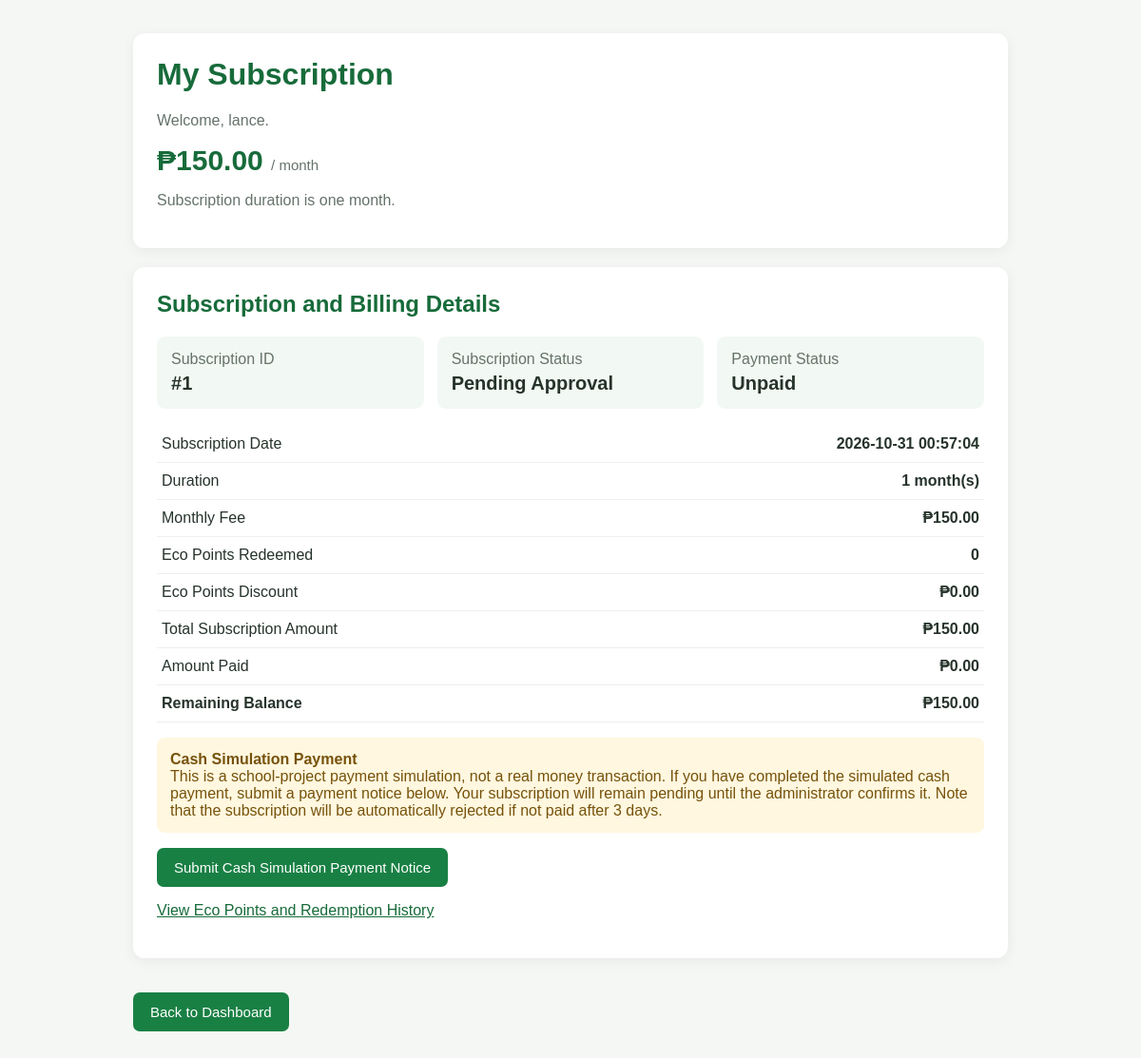
The app's page /wastesystem/residents/subscription.php (signed in) with its own data.
### tables this page shows
CREATE TABLE `users` (
  `id` int(11) NOT NULL,
  `fullname` varchar(255) NOT NULL,
  `users` varchar(255) NOT NULL,
  `password` varchar(255) NOT NULL,
  `role` varchar(11) NOT NULL
);

CREATE TABLE `subscriptions` (
  `id` int(11) NOT NULL,
  `user_id` int(11) NOT NULL,
  `service_fee` decimal(10,2) NOT NULL DEFAULT 150.00,
  `months` int(11) NOT NULL DEFAULT 1,
  `original_amount` decimal(10,2) NOT NULL DEFAULT 150.00,
  `points_redeemed` int(11) NOT NULL DEFAULT 0,
  `discount_amount` decimal(10,2) NOT NULL DEFAULT 0.00,
  `total_amount` decimal(10,2) NOT NULL DEFAULT 150.00,
  `amount_paid` decimal(10,2) NOT NULL DEFAULT 0.00,
  `balance_due` decimal(10,2) NOT NULL DEFAULT 150.00,
  `subscription_status` varchar(50) NOT NULL DEFAULT 'Pending Approval',
  `payment_status` varchar(50) NOT NULL DEFAULT 'Unpaid',
  `created_at` timestamp NOT NULL DEFAULT current_timestamp()
);

### wastesystem/residents/subscription.php (the view, shortened to what this page needs)
<?php
require_once __DIR__ . '/../config/database.php';
mysqli_set_charset($conn, 'utf8mb4');
$user_id = (int) $_SESSION['user_id'];
$monthly_fee = 150.00;
$csrf = $_SESSION['subscription_csrf'];
function peso($amount): string {
    return '₱' . number_format((float)$amount, 2);
}
function escapeHtml($value): string {
    return htmlspecialchars((string)$value, ENT_QUOTES, 'UTF-8');
}
$resident_name = 'Resident';
$nameStmt = $conn->prepare("
    SELECT fullname
    FROM users
    WHERE id = ?
    LIMIT 1
");
if ($nameStmt) {
    $nameStmt->bind_param('i', $user_id);
    $nameStmt->execute();
    $nameRow = $nameStmt->get_result()->fetch_assoc();
    if (!empty($nameRow['fullname'])) {
        $resident_name = $nameRow['fullname'];
    }
}
$available_points = 0;
$reserved_points = 0;
$reserved_discount = 0.00;
$availableStmt = $conn->prepare("
    SELECT
        COALESCE((
            SELECT SUM(points)
            FROM eco_points
            WHERE user_id = ?
        ), 0) AS earned_points,
        COALESCE((
            SELECT SUM(points_redeemed)
            FROM subscription_point_redemptions
            WHERE user_id = ?
        ), 0) AS redeemed_points
");
if ($availableStmt) {
    $availableStmt->bind_param('ii', $user_id, $user_id);
    $availableStmt->execute();
    $availableRow = $availableStmt->get_result()->fetch_assoc();
    $available_points = max(
        0,
        (int)$availableRow['earned_points']
        - (int)$availableRow['redeemed_points']
    );
}
$reservedStmt = $conn->prepare("
    SELECT
        COALESCE(SUM(points_redeemed), 0) AS reserved_points,
        COALESCE(SUM(discount_amount), 0) AS reserved_discount
    FROM subscription_point_redemptions
    WHERE user_id = ?
      AND subscription_id IS NULL
");
if ($reservedStmt) {
    $reservedStmt->bind_param('i', $user_id);
    $reservedStmt->execute();
    $reservedRow = $reservedStmt->get_result()->fetch_assoc();
    $reserved_points = (int)$reservedRow['reserved_points'];
    $reserved_discount = (float)$reservedRow['reserved_discount'];
}
$stmt = $conn->prepare("
    SELECT
        id,
        service_fee,
        months,
        original_amount,
        points_redeemed,
        discount_amount,
        total_amount,
        amount_paid,
        balance_due,
        subscription_status,
        payment_status,
        created_at
    FROM subscriptions
    WHERE user_id = ?
    LIMIT 1
");
$stmt->bind_param('i', $user_id);
$stmt->execute();
$subscription = $stmt->get_result()->fetch_assoc();
?>
<!DOCTYPE html>
<html lang="en">
<head>
</head>
<body>
<div class="container">
    <div class="panel no-print">
        <h1>My Subscription</h1>
        <p class="muted">
            Welcome, <?= escapeHtml($resident_name) ?>.
        </p>
        <div class="price">
            <?= peso($monthly_fee) ?>
            <span class="muted" style="font-size:15px;font-weight:400">
                / month
            </span>
        </div>
        <p class="muted">
            Subscription duration is one month.
        </p>
    </div>
    <?php if (!$subscription): ?>
        <div class="panel no-print">
            <h2>Subscription and Billing Details</h2>
            <p class="muted">
                You do not have a subscription application yet.
                Review your billing details and apply below.
            </p>
            <div class="grid">
                <div class="stat">
                    <span class="muted">Subscription Fee</span>
                    <strong><?= peso($monthly_fee) ?></strong>
                </div>
                <div class="stat">
                    <span class="muted">Available Eco Points</span>
                    <strong><?= number_format($available_points) ?></strong>
                </div>
                <div class="stat">
                    <span class="muted">Reserved Eco Points</span>
                    <strong><?= number_format($reserved_points) ?></strong>
                </div>
                <div class="stat">
                    <span class="muted">Duration</span>
                    <strong>1 month</strong>
                </div>
            </div>
            <h3 style="margin-top:25px">
                Apply for Subscription
            </h3>
            <div class="notice">
                <strong>Eco Points Discount</strong><br>
                1 Eco Point = ₱1.00 discount.<br>
                Maximum discount for one month: ₱150.<br>
                Your reserved Eco Points will automatically
                be applied to this subscription.
            </div>
            <table style="margin-top:18px">
                <tr>
                    <td>Monthly Subscription Fee</td>
                    <td><?= peso($monthly_fee) ?></td>
                </tr>
                <tr>
                    <td>Eco Points Reserved</td>
                    <td><?= number_format($reserved_points) ?> Points</td>
                </tr>
                <tr>
                    <td>Eco Points Discount</td>
                    <td><?= peso($reserved_discount) ?></td>
                </tr>
                <tr>
                    <td><strong>Total Amount Due</strong></td>
                    <td>
                        <strong>
                            <?= peso(max(0, $monthly_fee - $reserved_discount)) ?>
                        </strong>
                    </td>
                </tr>
            </table>
            <form method="POST"
                onsubmit="return confirm('Submit your subscription application? Your reserved Eco Points will automatically be applied.');">
                <input type="hidden"
                    name="csrf_token"
                    value="<?= escapeHtml($csrf) ?>">
                <input type="hidden"
                    name="action"
                    value="create_subscription">
                <button type="submit">
                    Apply for Subscription
                </button>
            </form>
            <p class="muted" style="margin-top:20px">
                Want to reserve more points?
                <a href="eco_points.php" class="secondary-link">
                    Go to My Eco Points
                </a>
            </p>
        </div>
    <?php else: ?>
        <div class="panel no-print">
            <h2>Subscription and Billing Details</h2>
            <div class="grid">
                <div class="stat">
                    <span class="muted">Subscription ID</span>
                    <strong>#<?= (int)$subscription['id'] ?></strong>
                </div>
                <div class="stat">
                    <span class="muted">Subscription Status</span>
                    <strong>
                        <?= escapeHtml($subscription['subscription_status']) ?>
                    </strong>
                </div>
                <div class="stat">
                    <span class="muted">Payment Status</span>
                    <strong>
                        <?= escapeHtml($subscription['payment_status']) ?>
                    </strong>
                </div>
            </div>
            <table style="margin-top:18px">
                <tr>
                    <td>Subscription Date</td>
                    <td><?= escapeHtml($subscription['created_at']) ?></td>
                </tr>
                <tr>
                    <td>Duration</td>
                    <td><?= (int)$subscription['months'] ?> month(s)</td>
                </tr>
                <tr>
                    <td>Monthly Fee</td>
                    <td><?= peso($subscription['original_amount']) ?></td>
                </tr>
                <tr>
                    <td>Eco Points Redeemed</td>
                    <td><?= number_format((int)$subscription['points_redeemed']) ?></td>
                </tr>
                <tr>
                    <td>Eco Points Discount</td>
                    <td><?= peso($subscription['discount_amount']) ?></td>
                </tr>
                <tr>
                    <td>Total Subscription Amount</td>
                    <td><?= peso($subscription['total_amount']) ?></td>
                </tr>
                <tr>
                    <td>Amount Paid</td>
                    <td><?= peso($subscription['amount_paid']) ?></td>
                </tr>
                <tr>
                    <td><strong>Remaining Balance</strong></td>
                    <td><strong><?= peso($subscription['balance_due']) ?></strong></td>
                </tr>
            </table>
            <?php if (
                $subscription['subscription_status'] === 'Pending Approval' &&
                $subscription['payment_status'] === 'Unpaid' &&
                (float)$subscription['balance_due'] > 0
            ): ?>
                <div class="notice">
                    <strong>Cash Simulation Payment</strong><br>
                    This is a school-project payment simulation, not a real money transaction.
                    If you have completed the simulated cash payment, submit a payment notice below.
                    Your subscription will remain pending until the administrator confirms it.
                    Note that the subscription will be automatically rejected if not paid after 3 days.
                </div>
                <form method="POST"
                      onsubmit="return confirm('Submit your Cash Simulation payment notice?');">
                    <button type="submit">
                        Submit Cash Simulation Payment Notice
                    </button>
                </form>
            <?php endif; ?>
            <p class="muted">
                <a href="eco_points.php" class="secondary-link">
                    View Eco Points and Redemption History
                </a>
            </p>
        </div>
    <?php endif; ?>
    <p class="no-print">
        <a class="link" href="dashboard.php">
            Back to Dashboard
        </a>
    </p>
</div>
</body>
</html>

### wastesystem/residents/subscription.php (style rules this page uses)
* { box-sizing: border-box; }
body { margin: 0; font-family: Arial, sans-serif; background: #f4f7f4; color: #26332b; }
.container { width: min(920px, 94%); margin: 35px auto; }
.panel { background: #fff; border-radius: 12px; padding: 25px; margin-bottom: 20px; box-shadow: 0 3px 14px rgba(0,0,0,.06); }
h1, h2 { margin-top: 0; color: #176b3a; }
.muted { color: #65736a; }
.price { font-size: 30px; font-weight: 700; color: #176b3a; margin: 8px 0; }
.grid { display: grid; grid-template-columns: repeat(auto-fit, minmax(180px, 1fr)); gap: 14px; }
.stat { background: #f2f8f3; border-radius: 9px; padding: 15px; }
.stat strong { display: block; font-size: 20px; margin-top: 5px; }
button, .link { display: inline-block; border: 0; border-radius: 7px; background: #198044; color: #fff; padding: 12px 18px; font-size: 15px; text-decoration: none; cursor: pointer; margin-top: 16px; }
.notice { background: #fff7df; color: #76520b; padding: 14px; border-radius: 8px; margin-top: 16px; }
table { width: 100%; border-collapse: collapse; }
td { padding: 10px 5px; border-bottom: 1px solid #edf0ed; }
td:last-child { text-align: right; font-weight: 600; }
.secondary-link { color: #176b3a; text-decoration: underline; }

### records on screen
users: fullname "lance"
subscriptions: id "1", subscription_status "Pending Approval", payment_status "Unpaid", created_at "2026-10-31 00:57:04", months "1", original_amount "₱150.00", points_redeemed "0", discount_amount "₱0.00", total_amount "₱150.00", amount_paid "₱0.00", balance_due "₱150.00"

### other values on screen
peso($monthly_fee) "₱150.00"
